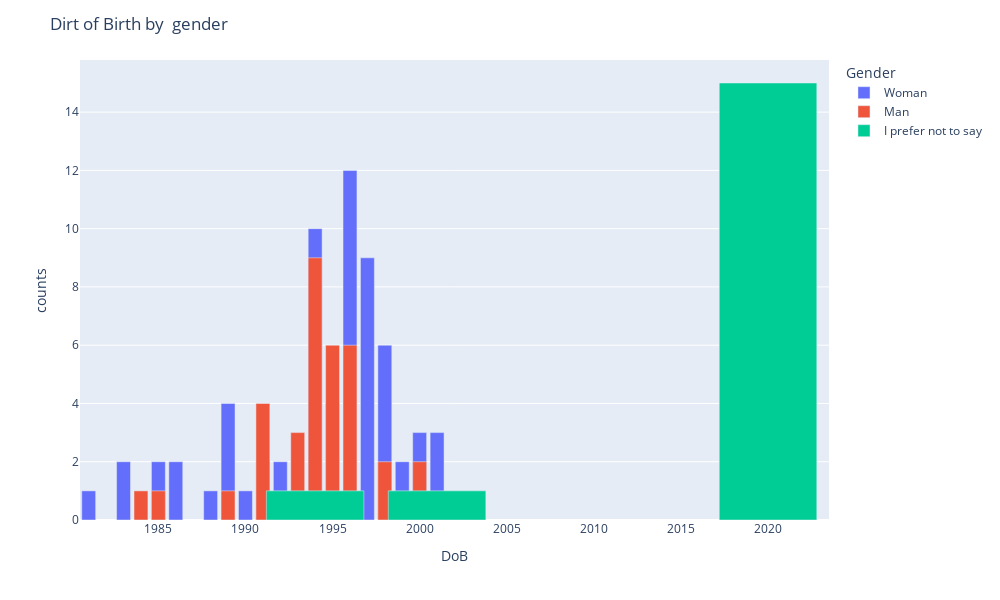

Notebook code for this chart:
### Code cell
MakePlots(intstudents,'DoB','Gender','overlay',1, 'Dirt of Birth by  gender')

### Figure 1 — Plotly figure (JSON) as saved in the notebook; plotly's stock layout.template omitted (floating-point values rounded to 4 significant figures)
{"data": [{"alignmentgroup": "True", "hovertemplate": "Gender=Woman<br>DoB=%{x}<br>counts=%{y}<extra></extra>", "legendgroup": "Woman", "marker": {"color": "#636efa", "opacity": 1}, "name": "Woman", "offsetgroup": "Woman", "orientation": "v", "showlegend": true, "textposition": "auto", "type": "bar", "x": [1981, 1983, 1985, 1986, 1988, 1989, 1990, 1991, 1992, 1993, 1994, 1995, 1996, 1997, 1998, 1999, 2000, 2001], "xaxis": "x", "y": [1, 2, 2, 2, 1, 4, 1, 2, 2, 1, 10, 4, 12, 9, 6, 2, 3, 3], "yaxis": "y"}, {"alignmentgroup": "True", "hovertemplate": "Gender=Man<br>DoB=%{x}<br>counts=%{y}<extra></extra>", "legendgroup": "Man", "marker": {"color": "#EF553B", "opacity": 1}, "name": "Man", "offsetgroup": "Man", "orientation": "v", "showlegend": true, "textposition": "auto", "type": "bar", "x": [1984, 1985, 1989, 1991, 1993, 1994, 1995, 1996, 1998, 2000], "xaxis": "x", "y": [1, 1, 1, 4, 3, 9, 6, 6, 2, 2], "yaxis": "y"}, {"alignmentgroup": "True", "hovertemplate": "Gender=I prefer not to say<br>DoB=%{x}<br>counts=%{y}<extra></extra>", "legendgroup": "I prefer not to say", "marker": {"color": "#00cc96", "opacity": 1}, "name": "I prefer not to say", "offsetgroup": "I prefer not to say", "orientation": "v", "showlegend": true, "textposition": "auto", "type": "bar", "x": [1994, 2001, 2020], "xaxis": "x", "y": [1, 1, 15], "yaxis": "y"}], "layout": {"barmode": "overlay", "height": 600, "legend": {"title": {"text": "Gender"}, "tracegroupgap": 0}, "margin": {"t": 60}, "title": {"text": "Dirt of Birth by  gender"}, "width": 1000, "xaxis": {"anchor": "y", "categoryorder": "category ascending", "domain": [0, 1], "title": {"text": "DoB"}}, "yaxis": {"anchor": "x", "domain": [0, 1], "title": {"text": "counts"}}}}
